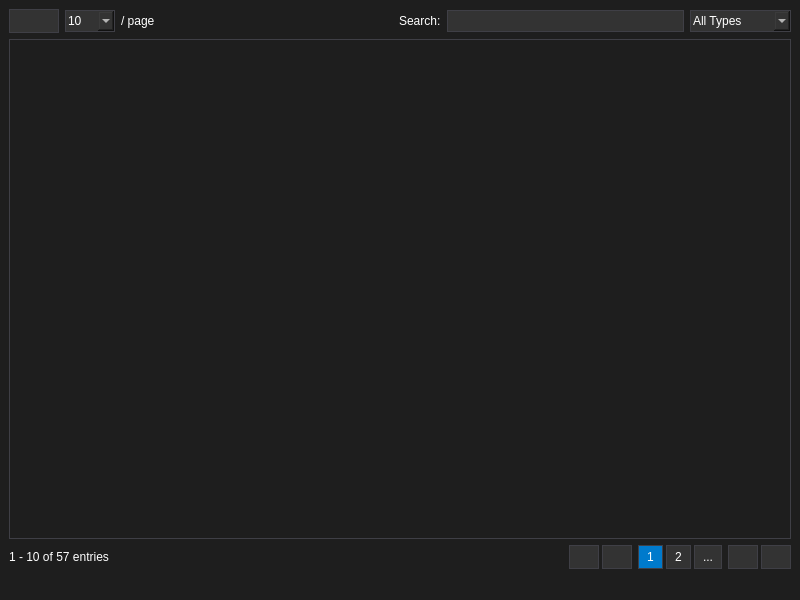
<?xml version="1.0" encoding="UTF-8"?>
<!--
  ~             M""""""""`M            dP
  ~             Mmmmmm   .M            88
  ~             MMMMP  .MMM  dP    dP  88  .dP   .d8888b.
  ~             MMP  .MMMMM  88    88  88888"    88'  `88
  ~             M' .MMMMMMM  88.  .88  88  `8b.  88.  .88
  ~             M         M  `88888P'  dP   `YP  `88888P'
  ~             MMMMMMMMMMM    -*-  Created by Zuko  -*-
  ~
  ~             * * * * * * * * * * * * * * * * * * * * *
  ~             * -    - -   F.R.E.E.M.I.N.D   - -    - *
  ~             * -  Copyright © 2025 (Z) Programing  - *
  ~             *    -  -  All Rights Reserved  -  -    *
  ~             * * * * * * * * * * * * * * * * * * * * *
  -->

<ui version="4.0">
 <class>MainWindow</class>
 <widget class="QMainWindow" name="MainWindow">
  <property name="geometry">
   <rect>
    <x>0</x>
    <y>0</y>
    <width>800</width>
    <height>600</height>
   </rect>
  </property>
  <property name="minimumSize">
   <size>
    <width>0</width>
    <height>0</height>
   </size>
  </property>
  <property name="windowTitle">
   <string>Employee Management</string>
  </property>
  <property name="styleSheet">
   <string notr="true">QMainWindow, QWidget {
    background-color: #1e1e1e;
    color: #ffffff;
}

QTableView {
    background-color: #1e1e1e;
    alternate-background-color: #2d2d30;
    gridline-color: #3f3f46;
    color: #ffffff;
    border: 1px solid #3f3f46;
}

QTableView::item:selected {
    background-color: #264f78;
}

QHeaderView::section {
    background-color: #333333;
    color: #ffffff;
    padding: 4px;
    border: 1px solid #3f3f46;
}

QComboBox, QLineEdit {
    background-color: #333333;
    color: #ffffff;
    border: 1px solid #3f3f46;
    padding: 2px;
}

QPushButton {
    background-color: #333333;
    color: #ffffff;
    border: 1px solid #3f3f46;
    padding: 4px 8px;
}

QPushButton:hover {
    background-color: #3e3e42;
}

QPushButton:pressed {
    background-color: #007acc;
}</string>
  </property>
  <widget class="QWidget" name="centralwidget">
   <layout class="QVBoxLayout" name="verticalLayout">
    <item>
     <layout class="QHBoxLayout" name="top_toolbar">
      <item>
       <widget class="QPushButton" name="columnVisibilityButton">
        <property name="text">
         <string/>
        </property>
        <property name="icon">
         <iconset theme="QIcon::ThemeIcon::FormatJustifyCenter"/>
        </property>
       </widget>
      </item>
      <item>
       <widget class="QComboBox" name="entriesPerPageComboBox">
        <property name="minimumSize">
         <size>
          <width>50</width>
          <height>0</height>
         </size>
        </property>
        <item>
         <property name="text">
          <string>10</string>
         </property>
        </item>
        <item>
         <property name="text">
          <string>25</string>
         </property>
        </item>
        <item>
         <property name="text">
          <string>50</string>
         </property>
        </item>
        <item>
         <property name="text">
          <string>100</string>
         </property>
        </item>
       </widget>
      </item>
      <item>
       <widget class="QLabel" name="entriesLabel">
        <property name="text">
         <string>/ page</string>
        </property>
       </widget>
      </item>
      <item>
       <spacer name="horizontalSpacer">
        <property name="orientation">
         <enum>Qt::Orientation::Horizontal</enum>
        </property>
        <property name="sizeHint" stdset="0">
         <size>
          <width>40</width>
          <height>20</height>
         </size>
        </property>
       </spacer>
      </item>
      <item>
       <widget class="QLabel" name="searchLabel">
        <property name="text">
         <string>Search:</string>
        </property>
       </widget>
      </item>
      <item>
       <widget class="QLineEdit" name="searchLineEdit">
        <property name="minimumSize">
         <size>
          <width>200</width>
          <height>0</height>
         </size>
        </property>
       </widget>
      </item>
      <item>
       <widget class="QComboBox" name="typeComboBox">
        <item>
         <property name="text">
          <string>All Types</string>
         </property>
        </item>
        <item>
         <property name="text">
          <string>Number</string>
         </property>
        </item>
        <item>
         <property name="text">
          <string>One Line Text</string>
         </property>
        </item>
        <item>
         <property name="text">
          <string>Text</string>
         </property>
        </item>
        <item>
         <property name="text">
          <string>DateTime</string>
         </property>
        </item>
        <item>
         <property name="text">
          <string>Boolean</string>
         </property>
        </item>
       </widget>
      </item>
     </layout>
    </item>
    <item>
     <widget class="QTableView" name="tableView">
      <property name="alternatingRowColors">
       <bool>true</bool>
      </property>
      <property name="selectionMode">
       <enum>QAbstractItemView::SelectionMode::SingleSelection</enum>
      </property>
      <property name="selectionBehavior">
       <enum>QAbstractItemView::SelectionBehavior::SelectRows</enum>
      </property>
      <property name="sortingEnabled">
       <bool>true</bool>
      </property>
      <attribute name="horizontalHeaderStretchLastSection">
       <bool>true</bool>
      </attribute>
      <attribute name="verticalHeaderVisible">
       <bool>false</bool>
      </attribute>
     </widget>
    </item>
    <item>
     <layout class="QHBoxLayout" name="bottom_toolbar">
      <item>
       <widget class="QLabel" name="infoLabel">
        <property name="text">
         <string>1 - 10 of 57 entries</string>
        </property>
       </widget>
      </item>
      <item>
       <spacer name="horizontalSpacer_2">
        <property name="orientation">
         <enum>Qt::Orientation::Horizontal</enum>
        </property>
        <property name="sizeHint" stdset="0">
         <size>
          <width>40</width>
          <height>20</height>
         </size>
        </property>
       </spacer>
      </item>
      <item>
       <layout class="QHBoxLayout" name="backwardLayout">
        <property name="spacing">
         <number>3</number>
        </property>
        <property name="leftMargin">
         <number>0</number>
        </property>
        <property name="topMargin">
         <number>0</number>
        </property>
        <property name="rightMargin">
         <number>0</number>
        </property>
        <property name="bottomMargin">
         <number>0</number>
        </property>
        <item>
         <widget class="QPushButton" name="firstPageButton">
          <property name="maximumSize">
           <size>
            <width>30</width>
            <height>16777215</height>
           </size>
          </property>
          <property name="text">
           <string/>
          </property>
          <property name="icon">
           <iconset theme="QIcon::ThemeIcon::MediaSeekBackward"/>
          </property>
         </widget>
        </item>
        <item>
         <widget class="QPushButton" name="prevPageButton">
          <property name="maximumSize">
           <size>
            <width>30</width>
            <height>16777215</height>
           </size>
          </property>
          <property name="text">
           <string/>
          </property>
          <property name="icon">
           <iconset theme="QIcon::ThemeIcon::MediaSkipBackward"/>
          </property>
         </widget>
        </item>
       </layout>
      </item>
      <item>
       <layout class="QHBoxLayout" name="pagesLayout">
        <property name="spacing">
         <number>3</number>
        </property>
        <property name="leftMargin">
         <number>0</number>
        </property>
        <property name="topMargin">
         <number>0</number>
        </property>
        <property name="rightMargin">
         <number>0</number>
        </property>
        <property name="bottomMargin">
         <number>0</number>
        </property>
        <item>
         <widget class="QPushButton" name="page1Button">
          <property name="maximumSize">
           <size>
            <width>30</width>
            <height>16777215</height>
           </size>
          </property>
          <property name="styleSheet">
           <string notr="true">background-color: #007acc;</string>
          </property>
          <property name="text">
           <string>1</string>
          </property>
         </widget>
        </item>
        <item>
         <widget class="QPushButton" name="page2Button">
          <property name="maximumSize">
           <size>
            <width>30</width>
            <height>16777215</height>
           </size>
          </property>
          <property name="text">
           <string>2</string>
          </property>
         </widget>
        </item>
        <item>
         <widget class="QPushButton" name="pushButton">
          <property name="text">
           <string>...</string>
          </property>
         </widget>
        </item>
       </layout>
      </item>
      <item>
       <layout class="QHBoxLayout" name="fowardLayout">
        <property name="spacing">
         <number>3</number>
        </property>
        <property name="leftMargin">
         <number>0</number>
        </property>
        <property name="topMargin">
         <number>0</number>
        </property>
        <property name="rightMargin">
         <number>0</number>
        </property>
        <property name="bottomMargin">
         <number>0</number>
        </property>
        <item>
         <widget class="QPushButton" name="nextPageButton">
          <property name="maximumSize">
           <size>
            <width>30</width>
            <height>16777215</height>
           </size>
          </property>
          <property name="text">
           <string/>
          </property>
          <property name="icon">
           <iconset theme="QIcon::ThemeIcon::MediaSkipForward"/>
          </property>
         </widget>
        </item>
        <item>
         <widget class="QPushButton" name="lastPageButton">
          <property name="maximumSize">
           <size>
            <width>30</width>
            <height>16777215</height>
           </size>
          </property>
          <property name="text">
           <string/>
          </property>
          <property name="icon">
           <iconset theme="QIcon::ThemeIcon::MediaSeekForward"/>
          </property>
         </widget>
        </item>
       </layout>
      </item>
     </layout>
    </item>
   </layout>
  </widget>
  <widget class="QStatusBar" name="statusbar"/>
 </widget>
 <resources/>
 <connections/>
</ui>
